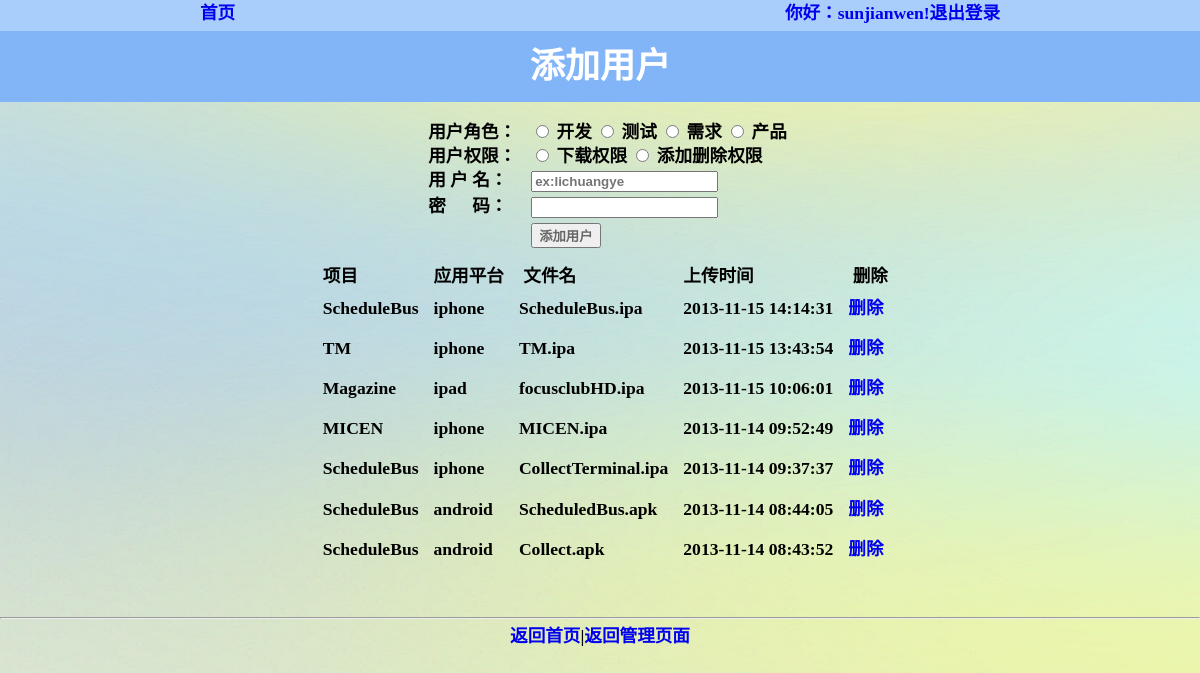
Page /auto-build/adduser.php (signed in) on the committed database.
### tables this page shows
CREATE TABLE `new_app_info` (
  `id` bigint(100) NOT NULL AUTO_INCREMENT,
  `project` varchar(50) NOT NULL,
  `platform` varchar(50) NOT NULL,
  `version` varchar(50) DEFAULT NULL,
  `app_name` varchar(50) NOT NULL COMMENT '程序名称',
  `app_status` int(10) NOT NULL COMMENT 'app状态：0 新加入，1 显示，2 删除 ',
  `app_power` int(10) NOT NULL COMMENT '发布环境：1 公测；2 私有；3 预览',
  `add_time` datetime NOT NULL,
  `add_name` varchar(100) DEFAULT NULL COMMENT '添加人',
  `add_ip` varchar(100) DEFAULT NULL,
  `del_name` varchar(100) DEFAULT NULL,
  `del_time` datetime DEFAULT NULL,
  PRIMARY KEY (`id`,`project`),
  KEY `prj` (`project`) USING HASH
);

### auto-build/adduser.php (the view, shortened to what this page needs)
<html>
<head>
    <link href="css/addfile.css" rel="stylesheet" type="text/css" />
</head>
<body>
<div id="bd" >
	<div id="top">
	    <a id="top1" href="index.php">首页</a>
	    <a id="top2" href="logout.php">你好：<?php echo $_SESSION['UserName'];  ?>!退出登录</a>
	</div>
    <div id ="title">
        <h2>添加用户</h2>
    </div>
    <div class="content">
        <form  id="fr" action="user_check.php"  method="post" name="upform" >
            <table >
                <tr>
                    <th scope="row">
                        用户角色：
                    </th>
                    <td><input type="radio" name="rol" value="2" required aria-required="true">
                        开发
                        <input type="radio" name="rol" value="3" required aria-required="true">
                        测试
                        <input type="radio" name="rol" value="4" required aria-required="true">
                        需求
                        <input type="radio" name="rol" value="5" required aria-required="true">
                        产品
                    </td>
                </tr>
                <tr>
                    <th scope="row">
                       用户权限：
                    </th>
                    <td><input type="radio" name="release" value="1" required aria-required="true">
                        下载权限
                        <input type="radio" name="release" value="2" required aria-required="true">
                        添加删除权限
                    </td>
                </tr>
                <tr>
                    <th scope="row">用&nbsp;户&nbsp;名：</th>
                    <td><input type="text" name="uid" required aria-required="true" placeholder="ex:lichuangye"></td>
                </tr>
                <tr>
                    <th scope="row">密&nbsp;&nbsp;&nbsp;&nbsp;&nbsp;&nbsp;码：</th>
                    <td><input type="password" name="pid" required aria-required="true"></td>
                </tr>
                <tr>
                <th scope="row"></th>
                <td><input id="fo1" type="submit"  name="submit"  value="添加用户"></td>
                </tr>
            </table>
        </form>
    </div>
    <div class="content">
        <table  id="dw"  border="2" >
            <tr>
                <th>项目</th>
                <th>应用平台</th>
                <th>&nbsp;文件名&nbsp;</th>
                <th>上传时间</th>
                <th>&nbsp;删除&nbsp;</th>
            </tr>
            <?php
            include('conn_mysql.php');
            $sql="select distinct app_name,a.id,project,platform,add_time,prj_name,app_power from new_app_info as a  left join new_config_prj as b on a.project=b.prj_num where  app_status=1 and app_power in (1,2,3) ORDER BY add_time desc ";
            $result1=mysqli_query($conn,$sql);
            while($row = mysqli_fetch_array($result1)){
                $v=$row[app_name];
                $ex=explode('.',$v);
                if($ex[0]!=''){
                    ?>
                    <tr>
                        <td style="line-height:200%" ><?php echo $row[prj_name]; ?></td>
                        <td style="line-height:200%" ><?php echo $row[platform]; ?></td>
                        <td style="line-height:200%" ><?php echo $v; ?></td>
                        <td style="line-height:200%" ><?php echo $row[add_time]; ?></td>
                        <td style="line-height:200%" ><a href="admin_del.php?id=<?php echo $row[id]; ?>">删除</a></td>
                    </tr>
                    <?php
                }
            }
            ?>
        </table>
    </div>
    <div id="sheet">
        <hr>
        <a href="index.php">返回首页</a>|<a href="manage.php">返回管理页面</a>
    </div>
</div>
</body>
</html>

### css/addfile.css (style rules this page uses)
html, body, div, span, applet, object, iframe, h1, h2, h3, h4, h5, h6, p, blockquote, pre, a, abbr, acronym, address, big, cite, code, del, dfn, em, img, ins, kbd, q, s, samp, small, strike, strong, sub, sup, tt, var, b, u, i, center, dl, dt, dd, ol, ul, li, fieldset, form, label, legend, table, caption, tbody, tfoot, thead, tr, th, td, article, aside, canvas, details, embed, figure, figcaption, footer, header, hgroup, menu, nav, output, ruby, section, summary, time, mark, audio, video { margin: 0; padding: 0; border: 0; font-size: 100%; font: inherit; vertical-align: baseline; }
body { line-height: 1; background-image: url("../pic/3.png"); }
table ,td,th { border-collapse: collapse; border-spacing: 0; margin: auto auto; text-align: left; padding-top: 5px; padding-left: 15px; }
a { text-decoration: none; }
#bd { font-size: 110%; font-weight:bold; }
#top { margin: auto auto; background-color:#aacefb ; padding-top: 5px; padding-bottom: 8px; font-size: 100%; color: #ffffff; }
#top1 { padding-left:200px; }
#top2 { float:right; padding-right:200px; }
#title { margin: auto auto; background-color:#82b4f8 ; text-align: center; padding-top: 18px; padding-bottom: 18px; font-weight:bold ; font-size: 200%; color: #ffffff; }
.content { margin-top: 15px; }
#sheet { margin:auto auto; margin-top:50px; text-align:center; }
input { color:#666; font-weight: bold; }

### rows in the picture
new_app_info: row "ScheduleBus", platform "iphone", app_name "ScheduleBus.ipa", add_time "2013-11-15 14:14:31"
new_app_info: row "TM", platform "iphone", app_name "TM.ipa", add_time "2013-11-15 13:43:54"
new_app_info: row "Magazine", platform "ipad", app_name "focusclubHD.ipa", add_time "2013-11-15 10:06:01"
new_app_info: row "MICEN", platform "iphone", app_name "MICEN.ipa", add_time "2013-11-14 09:52:49"
new_app_info: row "ScheduleBus", platform "iphone", app_name "CollectTerminal.ipa", add_time "2013-11-14 09:37:37"
new_app_info: row "ScheduleBus", platform "android", app_name "ScheduledBus.apk", add_time "2013-11-14 08:44:05"
new_app_info: row "ScheduleBus", platform "android", app_name "Collect.apk", add_time "2013-11-14 08:43:52"

### other values in the picture
$_SESSION['UserName'] "sunjianwen"
